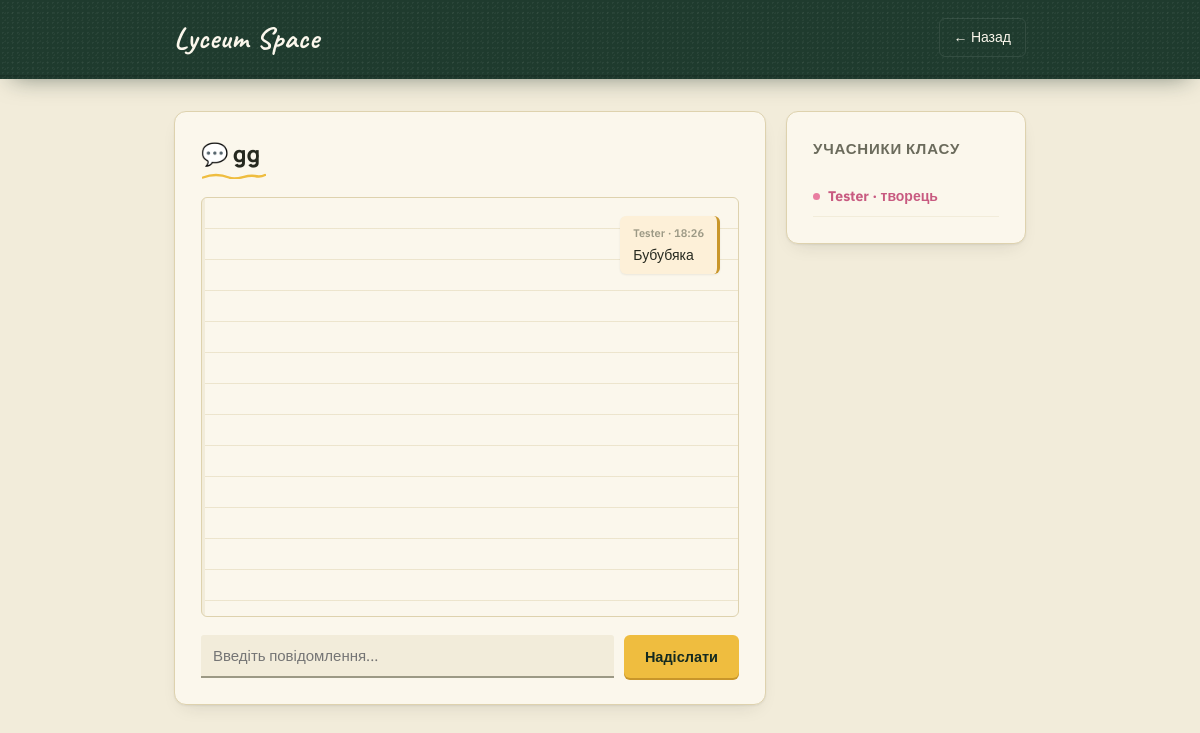
/classes/1/ (signed in), run on an earlier commit of the app's database.
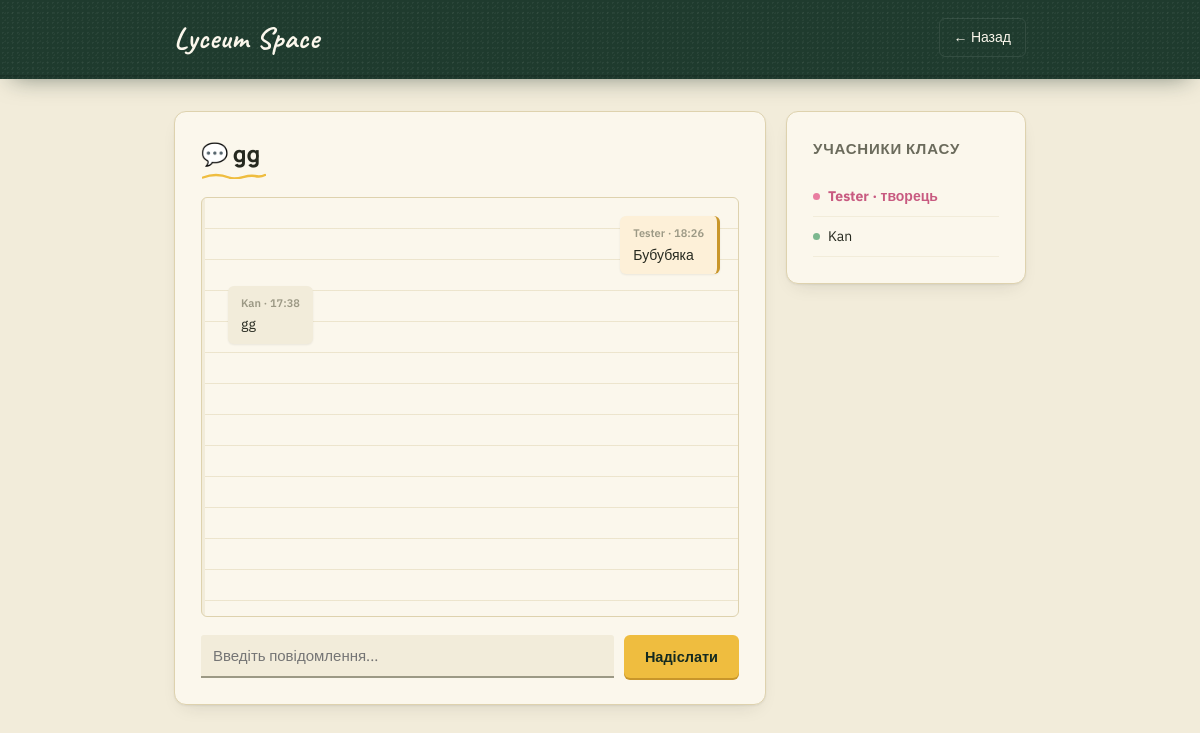
And on a later commit of the database.
### portal/models.py (models this page shows, shortened)
class SchoolClass(models.Model):
    ACCESS_CHOICES = [
        ('public', 'Публічний'),
        ('private', 'Приватний'),
    ]
    name = models.CharField(max_length=50, verbose_name="Назва класу (наприклад, 10-А)")
    access_type = models.CharField(max_length=10, choices=ACCESS_CHOICES, default='public', verbose_name="Тип доступу")
    join_code = models.CharField(max_length=10, unique=True, default=generate_join_code, verbose_name="Код приєднання")
    teacher = models.ForeignKey(User, on_delete=models.CASCADE, related_name='managed_classes', verbose_name="Вчитель/Творець")

class ClassMessage(models.Model):
    school_class = models.ForeignKey(SchoolClass, on_delete=models.CASCADE, related_name='messages', verbose_name="Клас")
    sender = models.ForeignKey(User, on_delete=models.CASCADE, verbose_name="Відправник")
    text = models.TextField(max_length=1000, verbose_name="Текст повідомлення")
    created_at = models.DateTimeField(auto_now_add=True, verbose_name="Дата відправки")
    class Meta:
        ordering = ['created_at']

class Profile(models.Model):
    ROLE_CHOICES = [
        ('student', 'Учень'),
        ('teacher', 'Вчитель'),
        ('moderator', 'Модератор'),
        ('admin', 'Адміністратор'),
    ]
    user = models.OneToOneField(User, on_delete=models.CASCADE)
    nickname = models.CharField(max_length=50, blank=True, verbose_name="Нікнейм")
    bio = models.TextField(max_length=500, blank=True, verbose_name="Про себе")
    role = models.CharField(max_length=20, choices=ROLE_CHOICES, default='student', verbose_name="Роль")
    avatar_url = models.URLField(blank=True, default="https://cdn.pixabay.com/photo/2015/10/05/22/37/blank-profile-picture-973460_1280.png", verbose_name="Посилання на аватарку")
    school_class = models.ForeignKey(SchoolClass, on_delete=models.SET_NULL, null=True, blank=True, related_name='students', verbose_name="Клас")

### portal/views.py (the view, shortened to what this page needs)
# urls.py: path('classes/<int:class_id>/', class_room, name='class_room'),
@login_required
def class_room(request, class_id):
    school_class = get_object_or_404(SchoolClass, id=class_id)
    profile, created = Profile.objects.get_or_create(user=request.user)
    if profile.school_class != school_class and school_class.teacher != request.user:
        messages.error(request, "Ви не маєте доступу до цього класу!")
        return redirect('home')
    return render(request, 'portal/class_room.html', {
        'school_class': school_class,
        'chat_messages': school_class.messages.all(),
        'students': school_class.students.all(),
    })

### portal/templates/portal/class_room.html (shortened to what this page needs)
{% extends "base.html" %}
{% block page_class %}page--room{% endblock %}
{% block header %}
    <header class="site-header chalkboard">
        <div class="site-header-inner">
            <a href="{% url 'home' %}" class="brand">
                <span class="brand-mark">Lyceum Space</span>
            </a>
            <nav class="site-nav">
                <a href="{% url 'classes_dashboard' %}">← Назад</a>
            </nav>
        </div>
    </header>
{% endblock %}
{% block content %}
    <div class="room-grid">
        <div class="card">
            <h2 class="section-title">💬 {{ school_class.name }}</h2>
            <div class="chat-box">
                {% if chat_messages %}
                    {% for msg in chat_messages %}
                        <div class="msg {% if msg.sender == request.user %}msg-mine{% endif %}">
                            <div class="msg-meta">{{ msg.sender.username }} · {{ msg.created_at|date:"H:i" }}</div>
                            <div class="msg-text">{{ msg.text }}</div>
                        </div>
                    {% endfor %}
                {% else %}
                    <p class="chat-empty">У цьому чаті ще немає повідомлень. Напишіть щось першим!</p>
                {% endif %}
            </div>
            <form method="post">
                <div class="input-row">
                    <input type="text" name="message_text" placeholder="Введіть повідомлення..." required autocomplete="off">
                    <button type="submit" class="btn btn-accent">Надіслати</button>
                </div>
            </form>
        </div>
        <div class="card">
            <div class="card-head"><h3>Учасники класу</h3></div>
            <ul class="student-list">
                <li class="student-item is-teacher">
                    <span class="dot dot-teacher"></span> {{ school_class.teacher.username }} · творець
                </li>
                {% for student in students %}
                    {% if student.user != school_class.teacher %}
                        <li class="student-item"><span class="dot"></span> {{ student.user.username }}</li>
                    {% endif %}
                {% endfor %}
            </ul>
        </div>
    </div>
{% endblock %}

### portal/templates/base.html (shortened to what this page needs)
{% load static %}<!DOCTYPE html>
<html lang="uk">
<head>
    <link rel="stylesheet" href="{% static 'portal/css/style.css' %}">
</head>
<body>
{% block header %}{% endblock %}
<div class="page {% block page_class %}{% endblock %}">
    {% block content %}{% endblock %}
</div>
</body>
</html>

What changed in the data, as far as the page shows it:
added ClassMessage: sender.username "Kan", created_at "17:38", text "gg"
added Profile: user.username "Kan"
